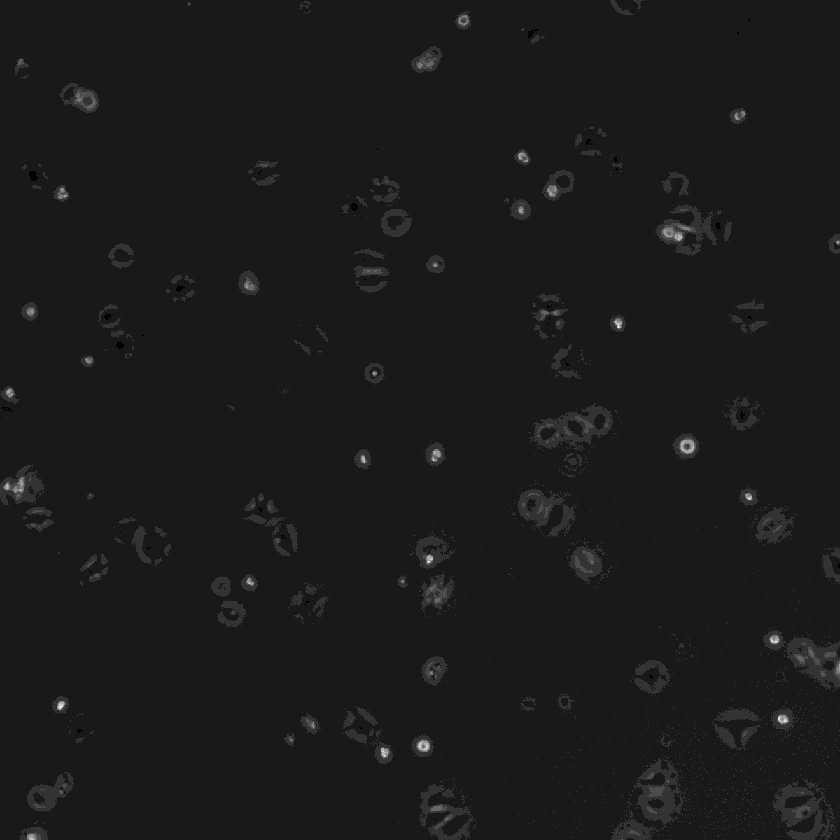
#> input picture datasets/CellMigDataset/images/frame0000.tif, 840 x 840 px, shrunk from 1200 x 1200 before the run; its folder holds only this picture in this run
$ python -i ExtractionLinearBatch.py   (imports and definitions only)
#> lines starting #> are read from the running program, lines starting #| are printed output that depends on the picture
#> further down, picture is the input picture: shape (840, 840, 3); min 0, max 10, mean 1.07
import cv2
from PIL import Image
import glob
import random
import numpy as np
import os
import cv2
from concurrent.futures import ThreadPoolExecutor

# Specify the frame interval
frame_interval = 1

brightness_factor = 2
contrast_iterations = 2

# Specify the directory path containing the TIFF files
tiff_directory = '/mnt/i/20230710'
bg_subtractor = cv2.createBackgroundSubtractorMOG2()


# [11 lines left out: function increase_brightness, not called in this run]


def enhance_contrast(frame):
    # Convert frame to grayscale
    gray = cv2.cvtColor(frame, cv2.COLOR_BGR2GRAY)

    # Apply contrast enhancement using CLAHE
    # (Contrast Limited Adaptive Histogram Equalization)
    clahe = cv2.createCLAHE(clipLimit=3.0, tileGridSize=(8, 8))
    enhanced_gray = clahe.apply(gray)
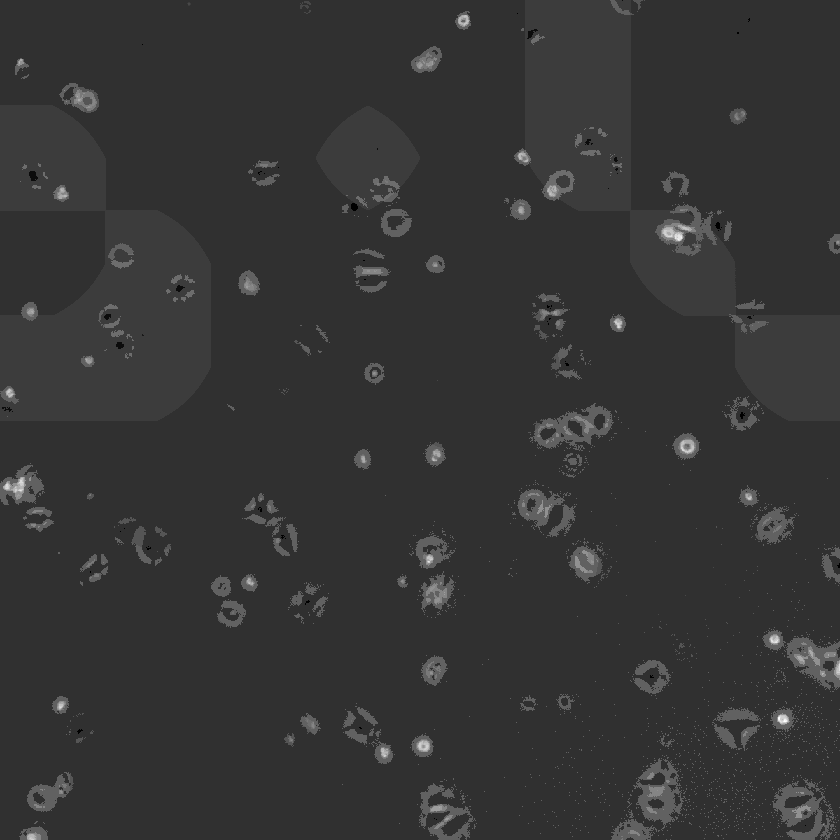
#> enhanced_gray: shape (840, 840); min 1, max 22, mean 5.4; drawn with min black and max white

    # Merge enhanced grayscale image with original frame
    enhanced_frame = cv2.cvtColor(enhanced_gray, cv2.COLOR_GRAY2BGR)
    enhanced_frame[:, :, :3] = frame

    return enhanced_frame

# [38 lines left out: functions denoise, extract_frame, not called in this run]

# Get the list of TIFF files in the directory
tiff_files = glob.glob(os.path.join(tiff_directory, '*.tif'))

# Create the output directory if it doesn't exist
# [2 lines not run here, left out]

# Create a thread pool executor with the maximum number of worker threads
executor = ThreadPoolExecutor(max_workers=os.cpu_count())

# Iterate over the TIFF files
# [16 lines not run here, left out]

>>> import cv2
>>> picture = cv2.imread('../datasets/CellMigDataset/images/frame0000.tif')
>>> result = enhance_contrast(picture)
